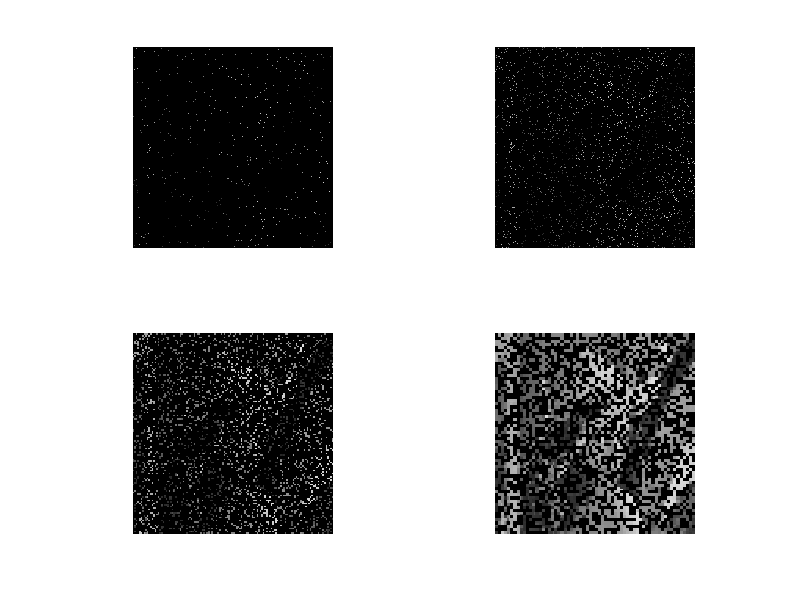

This chart was generated by the following MATLAB code:


L0 = load('output-lenna512.txt-0-.txt');
L1 = load('output-lenna512.txt-1-.txt');
L2 = load('output-lenna512.txt-2-.txt');
L3 = load('output-lenna512.txt-3-.txt');

figure, colormap gray;
subplot(2,2,1), imshow(uint8(L0))%imagesc(L0);
subplot(2,2,2), imshow(uint8(L1))%imagesc(L1);
subplot(2,2,3), imshow(uint8(L2))%imagesc(L2);
subplot(2,2,4), imshow(uint8(L3))%imagesc(L3);
